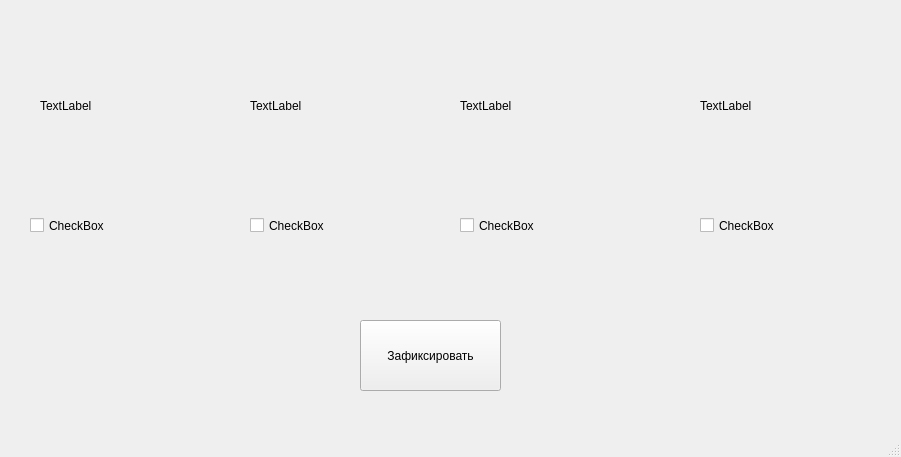
<?xml version="1.0" encoding="UTF-8"?>
<ui version="4.0">
 <class>MainWindow</class>
 <widget class="QMainWindow" name="MainWindow">
  <property name="geometry">
   <rect>
    <x>0</x>
    <y>0</y>
    <width>901</width>
    <height>457</height>
   </rect>
  </property>
  <property name="windowTitle">
   <string>MainWindow</string>
  </property>
  <widget class="QWidget" name="centralwidget">
   <widget class="QLabel" name="label">
    <property name="geometry">
     <rect>
      <x>40</x>
      <y>50</y>
      <width>191</width>
      <height>111</height>
     </rect>
    </property>
    <property name="text">
     <string>TextLabel</string>
    </property>
   </widget>
   <widget class="QLabel" name="label_2">
    <property name="geometry">
     <rect>
      <x>250</x>
      <y>50</y>
      <width>191</width>
      <height>111</height>
     </rect>
    </property>
    <property name="text">
     <string>TextLabel</string>
    </property>
   </widget>
   <widget class="QLabel" name="label_3">
    <property name="geometry">
     <rect>
      <x>460</x>
      <y>50</y>
      <width>191</width>
      <height>111</height>
     </rect>
    </property>
    <property name="text">
     <string>TextLabel</string>
    </property>
   </widget>
   <widget class="QLabel" name="label_4">
    <property name="geometry">
     <rect>
      <x>700</x>
      <y>50</y>
      <width>191</width>
      <height>111</height>
     </rect>
    </property>
    <property name="text">
     <string>TextLabel</string>
    </property>
   </widget>
   <widget class="QPushButton" name="pushButton">
    <property name="geometry">
     <rect>
      <x>360</x>
      <y>320</y>
      <width>141</width>
      <height>71</height>
     </rect>
    </property>
    <property name="text">
     <string>Зафиксировать</string>
    </property>
   </widget>
   <widget class="QCheckBox" name="checkBox">
    <property name="geometry">
     <rect>
      <x>30</x>
      <y>210</y>
      <width>81</width>
      <height>31</height>
     </rect>
    </property>
    <property name="text">
     <string>CheckBox</string>
    </property>
   </widget>
   <widget class="QCheckBox" name="checkBox_2">
    <property name="geometry">
     <rect>
      <x>250</x>
      <y>210</y>
      <width>81</width>
      <height>31</height>
     </rect>
    </property>
    <property name="text">
     <string>CheckBox</string>
    </property>
   </widget>
   <widget class="QCheckBox" name="checkBox_3">
    <property name="geometry">
     <rect>
      <x>460</x>
      <y>210</y>
      <width>81</width>
      <height>31</height>
     </rect>
    </property>
    <property name="text">
     <string>CheckBox</string>
    </property>
   </widget>
   <widget class="QCheckBox" name="checkBox_4">
    <property name="geometry">
     <rect>
      <x>700</x>
      <y>210</y>
      <width>81</width>
      <height>31</height>
     </rect>
    </property>
    <property name="text">
     <string>CheckBox</string>
    </property>
   </widget>
  </widget>
  <widget class="QMenuBar" name="menubar">
   <property name="geometry">
    <rect>
     <x>0</x>
     <y>0</y>
     <width>901</width>
     <height>21</height>
    </rect>
   </property>
  </widget>
  <widget class="QStatusBar" name="statusbar"/>
 </widget>
 <resources/>
 <connections/>
</ui>
